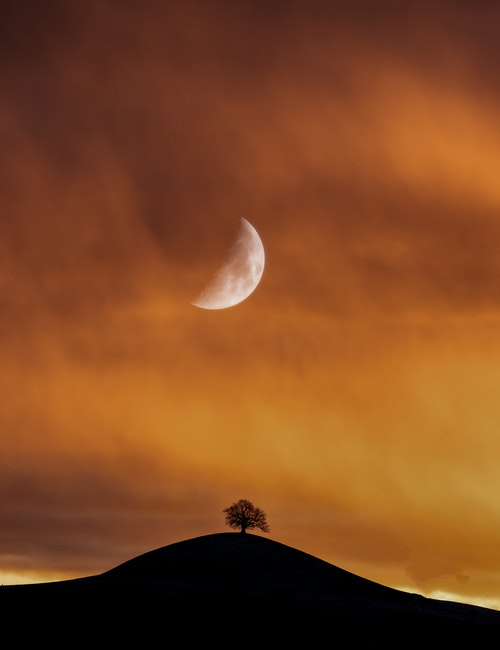
#> input picture nature.jpg, 500 x 650 px
$ python 'two img.py'
#> lines starting #> are read from the running program, lines starting #| are printed output that depends on the picture
import cv2
import numpy

#multiple image operations:
image1 = cv2.imread('nature.jpg',1)
#> image1 is the input picture: shape (650, 500, 3); mean B, G, R 33.8, 71.3, 127.1
image2 = cv2.imread('nature1.jpg',1)
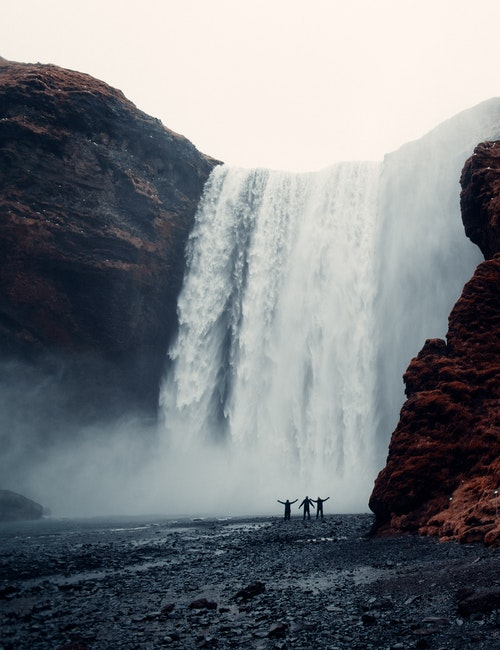
#> input picture nature1.jpg, 500 x 650 px
#> image2 is the input picture: shape (650, 500, 3); mean B, G, R 128.6, 124.4, 120.3

image3 = image1 + image2
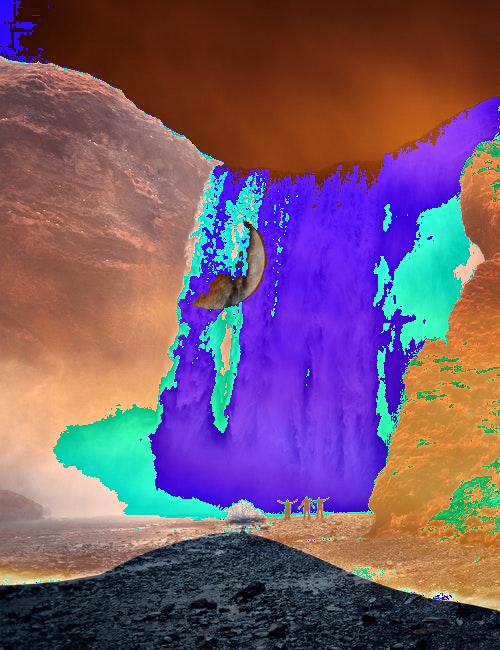
#> image3: shape (650, 500, 3); mean B, G, R 110.2, 88.9, 118.2
image3 = cv2.bitwise_and(image2,image1)
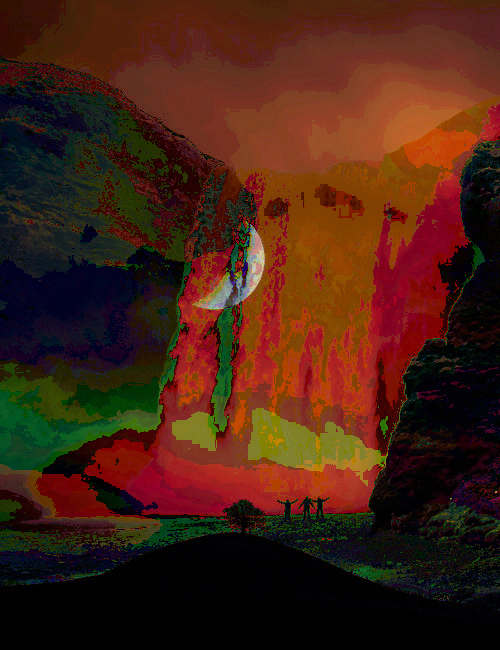
#> image3: shape (650, 500, 3); mean B, G, R 18.2, 33.2, 69

cv2.imshow('image3',image3)
cv2.waitKey(0)
image4 = image1 - image2
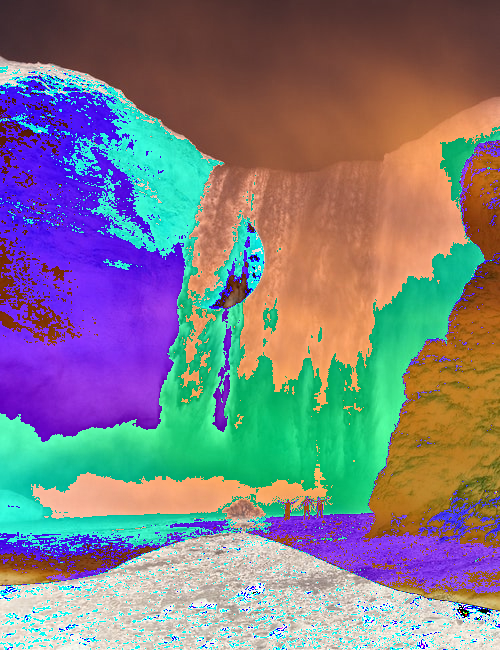
#> image4: shape (650, 500, 3); mean B, G, R 132.5, 125.4, 127.8
image4 = cv2.bitwise_and(image2,image1)

cv2.imshow('image4',image3)
cv2.waitKey(0)
